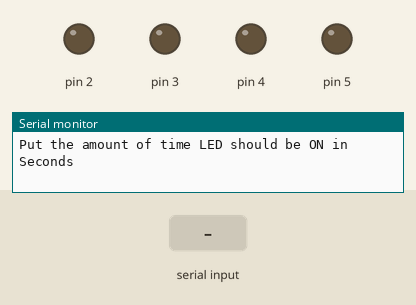
Bench run of a sketch on a simulated Arduino Uno, built with avr-gcc and run on an emulated ATmega328P. On the bench: output pins drawn as LEDs (lit = HIGH), the last lines printed to the serial monitor. The test bench sets the inputs (shaded band).

Above: at 0.8 s.
0.9 s: "90,45\n" received over Serial
At 1.5 s:
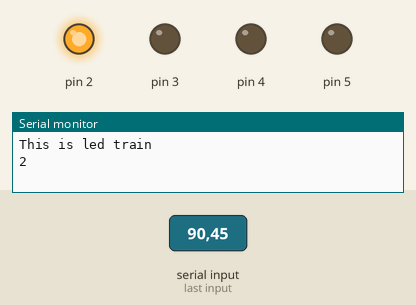
Timing chart, 0 to 26.8 s (numbered marks = the images above; inputs shaded):
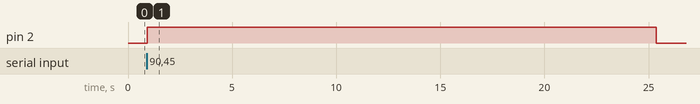

Measured:
- after the input at 0.9 s, pin 2: LOW → HIGH at once, → LOW 24.5 s later

The sketch:

Led_On_Off3.ino
```cpp
int delayON;
int delayOFF;


void setup() {
  Serial.begin(9600);


  for(int i=2; i<=5; i++){
   pinMode (i,OUTPUT);
  }


  Serial.println("Put the amount of time LED should be ON in Seconds ");
  while(Serial.available()==0){}
  delayON = Serial.parseInt();
  delayON=delayON*1000;

    Serial.println("Put the amount of time LED should be OFF on Second ");
  while(Serial.available()==0){}
  delayOFF = Serial.parseInt();
  delayOFF = delayOFF*1000;

  // put your setup code here, to run once:

}

void loop() {
  Serial.println("This is led train ");
  for(int i=2; i<=5; i++){
    Serial.println(i);
    digitalWrite(i, HIGH);
    delay(delayON);
    digitalWrite(i,LOW);
    delay(delayOFF);
  }
  Serial.println(" ");
  // put your main code here, to run repeatedly:

}
```
